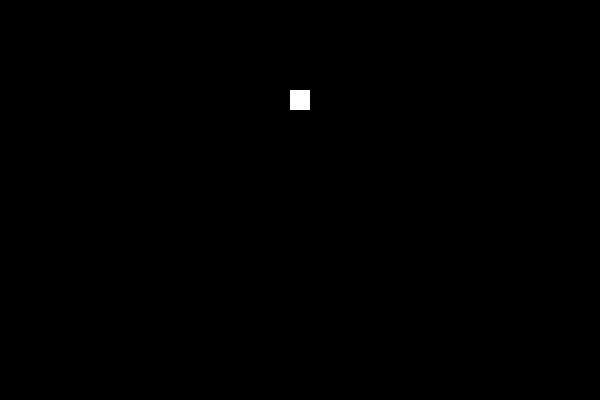
Frame 1 (no input)
Frame 60 (the mouse pressed at the canvas centre just before this capture): identical to frame 1, image omitted
Frame 120 (the mouse held since frame 60 and released just before this capture): identical to frame 1, image omitted

The Processing sketch that drew this single still picture (run headless with seeded random() and noise(); from frame 60 on, the mouse is pressed at the canvas centre):

// Processing sketch: key_events_03_key_ascii
// ── key_events_03_key_ascii.pde
float angle = 0;

void setup() {
  size(600, 400);
  rectMode(CENTER);
  background(0);
  noStroke();
  fill(255);
}

void draw() {
  background(0);
  // ASCII Table (www.asciitable.com)
  // ASCII 49 - 57 is 1 - 9 on your keyboard
  if (keyPressed && (key >= 49 && key <= 57)) {
    angle = map(key, 49, 57, 0, 360);
  }
  translate(width/2, height/2);
  rotate(radians(angle));
  rect(0, -100, 20, 20);
}
